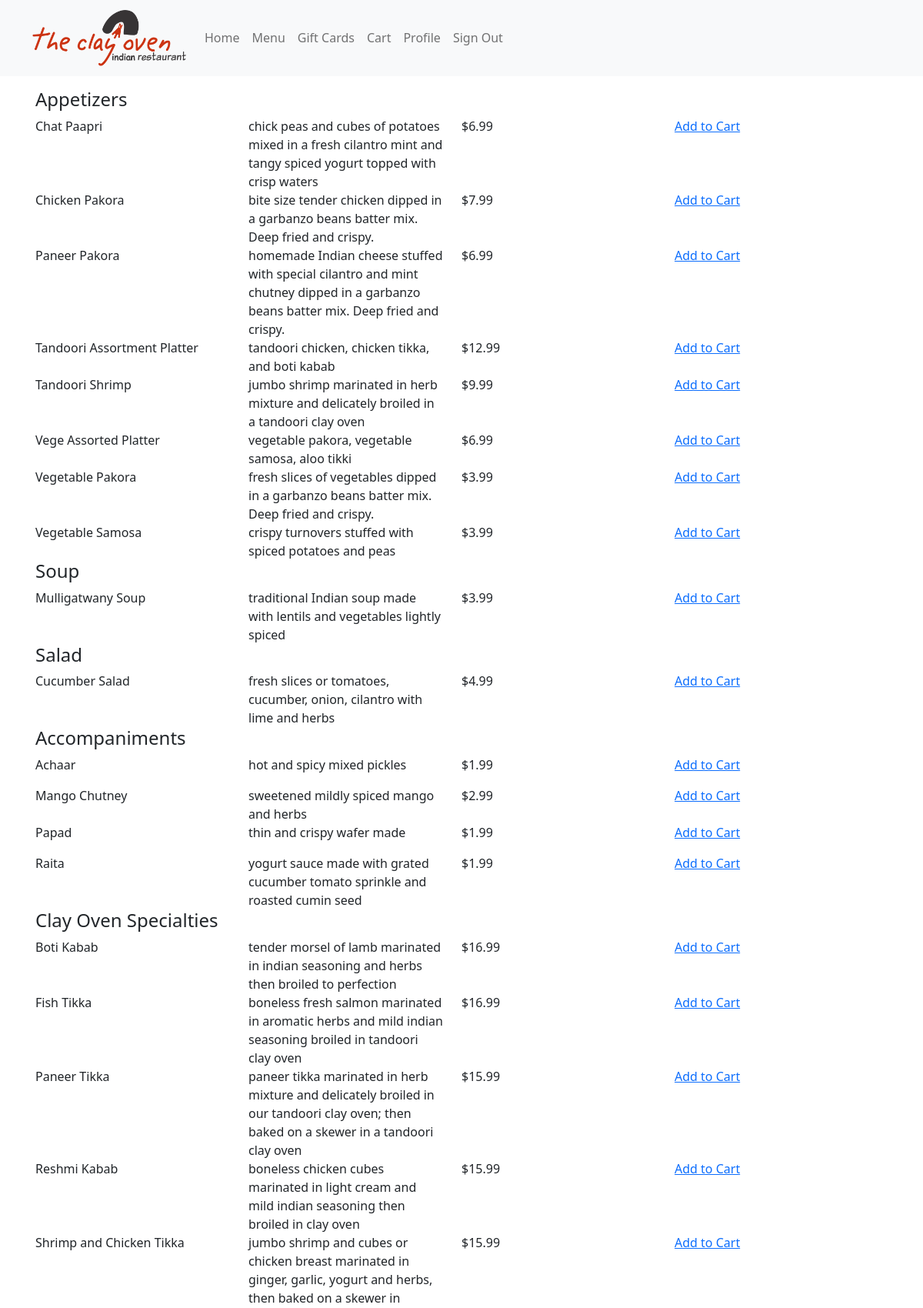
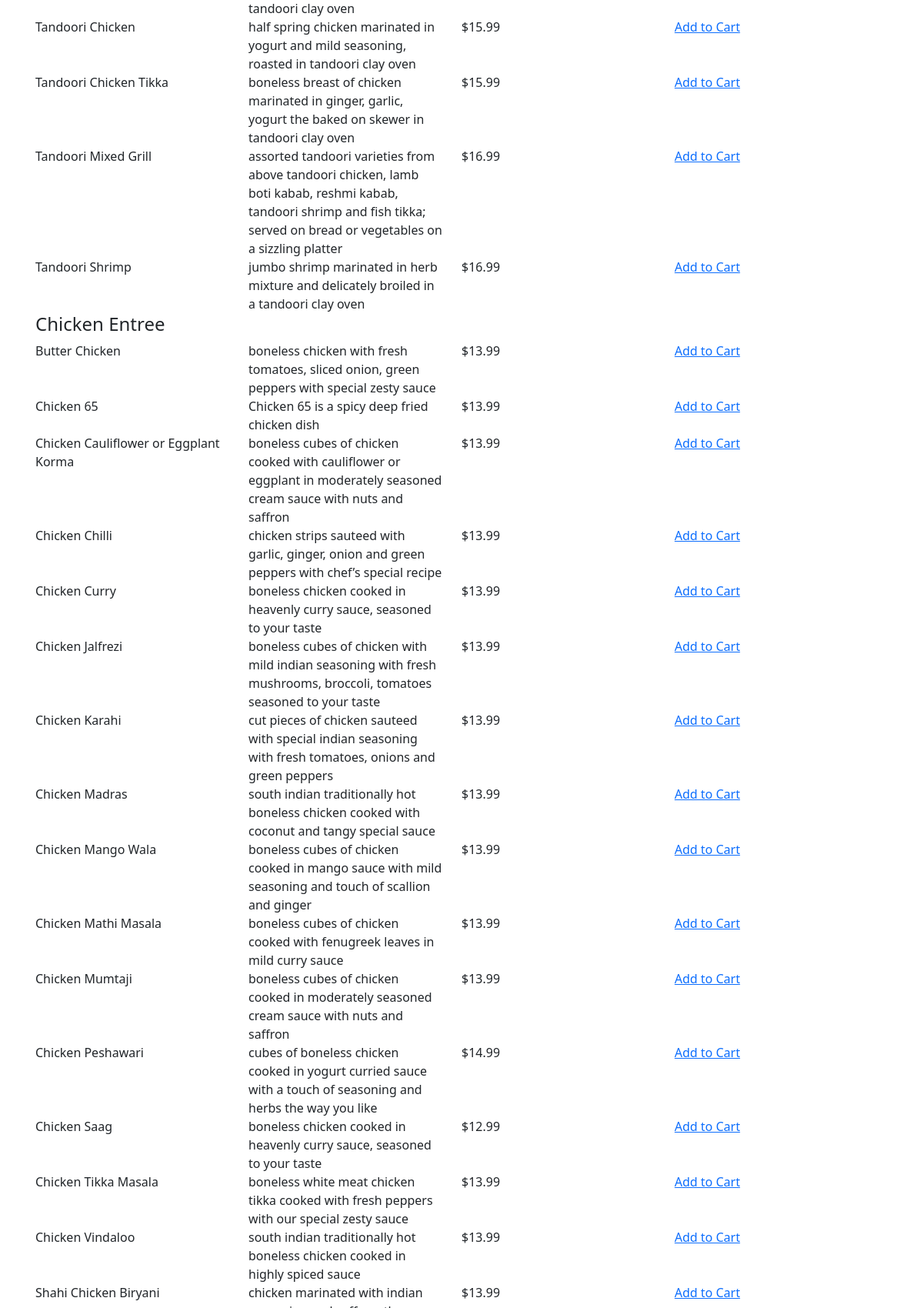
Screenshot of /menu (signed in, upper part) with the database file from the repository (2 pictures, top to bottom).
### tables this page shows
CREATE TABLE category(
'id' INTEGER PRIMARY KEY NOT NULL UNIQUE,
'type' TEXT NOT NULL);

CREATE TABLE items(
id INTEGER PRIMARY KEY AUTOINCREMENT UNIQUE NOT NULL,
item TEXT NOT NULL,
price REAL NOT NULL,
desc TEXT,
categoryID INTEGER NOT NULL,
FOREIGN KEY (categoryID) REFERENCES category(id) 
);

### app.py (the view, shortened to what this page needs)
@app.route("/menu", methods=['GET','POST'])
def menu():
    if request.method == 'GET':
        with connect('restaurant.db') as conn:
            db = conn.cursor()
            res = db.execute('SELECT * FROM menu').fetchall()
            menu = {}
            for i in range(1, 14):
                catg = db.execute('SELECT type FROM category WHERE id=?', [i]).fetchall()[0][0]
                items = {}
                for j in res:
                    if i == j[1]:
                        item = {}
                        result = db.execute('SELECT * FROM items WHERE id = ?', [j[0]]).fetchall()[0]
                        name = result[1]
                        item["price"] = result[2]
                        item["desc"] = result[3]
                        item["id"] = result[0]
                        items.update({name: item})
                menu[catg] = items
            print('\n----------------------')
            """  with open('menu_cleaned.json', 'r') as items:
            menu = json.load(items)
            print(menu) """
        return render_template('menu.html', sesh=session["user"], menu=menu)

### app.py (called while the page is built)
@app.after_request
def after_request(response):
    response.headers["Cache-Control"] = "no-cache, no-store, must-revalidate"
    response.headers["Expires"] = 0
    response.headers["Pragma"] = "no-cache"
    return response

### templates/menu.html (shortened to what this page needs)
{% extends 'layout.html' %}
{% block main %}
    <div class="container p-3">
        {% for i in menu %}
        <div class="row align-items-start">
            <h4>{{i}}</h4>
            {% for j in menu[i]%}
                <div class="row align-items-start">
                    <div class="col">
                        <p>{{j}}</p>
                    </div>
                    <div class="col">
                        {{menu[i][j]["desc"] }}
                    </div>
                    <div class="col">
                        ${{ menu[i][j]["price"]}}
                    </div>
                    {% if sesh != 0 %}
                    <div class ="col">
                        <a href="menu?id={{ menu[i][j]["id"]}}"> Add to Cart</a>
                    </div>
                    {%endif%}
                </div>
            {% endfor %}
        </div>
        {% endfor %}
    </div>
{% endblock %}

### rows the page displays
category: type "Appetizers", type.desc "chick peas and cubes of potatoes mixed in a fresh cilantro mint and tangy spiced yogurt topped with crisp waters", type.price "6.99", type.desc "bite size tender chicken dipped in a garbanzo beans batter mix. Deep fried and crispy.", type.price "7.99", type.desc "homemade Indian cheese stuffed with special cilantro and mint chutney dipped in a garbanzo beans batter mix. Deep fried and crispy.", type.desc "tandoori chicken, chicken tikka, and boti kabab", type.price "12.99", type.desc "jumbo shrimp marinated in herb mixture and delicately broiled in a tandoori clay oven", type.price "9.99", type.desc "vegetable pakora, vegetable samosa, aloo tikki", type.desc "fresh slices of vegetables dipped in a garbanzo beans batter mix. Deep fried and crispy.", type.price "3.99", type.desc "crispy turnovers stuffed with spiced potatoes and peas"
items: item "Chat Paapri"
items: item "Chicken Pakora"
items: item "Paneer Pakora"
items: item "Tandoori Assortment Platter"
items: item "Tandoori Shrimp"
items: item "Vege Assorted Platter"
items: item "Vegetable Pakora"
items: item "Vegetable Samosa"
category: type "Soup", type.desc "traditional Indian soup made with lentils and vegetables lightly spiced", type.price "3.99"
items: item "Mulligatwany Soup"
category: type "Salad", type.desc "fresh slices or tomatoes, cucumber, onion, cilantro with lime and herbs", type.price "4.99"
items: item "Cucumber Salad"
category: type "Accompaniments", type.desc "hot and spicy mixed pickles", type.price "1.99", type.desc "sweetened mildly spiced mango and herbs", type.price "2.99", type.desc "thin and crispy wafer made", type.desc "yogurt sauce made with grated cucumber tomato sprinkle and roasted cumin seed"
items: item "Achaar"
items: item "Mango Chutney"
items: item "Papad"
items: item "Raita"
category: type "Clay Oven Specialties", type.desc "tender morsel of lamb marinated in indian seasoning and herbs then broiled to perfection", type.price "16.99", type.desc "boneless fresh salmon marinated in aromatic herbs and mild indian seasoning broiled in tandoori clay oven", type.desc "paneer tikka marinated in herb mixture and delicately broiled in our tandoori clay oven; then baked on a skewer in a tandoori clay oven", type.price "15.99", type.desc "boneless chicken cubes marinated in light cream and mild indian seasoning then broiled in clay oven", type.desc "jumbo shrimp and cubes or chicken breast marinated in ginger, garlic, yogurt and herbs, then baked on a skewer in tandoori clay oven", type.desc "half spring chicken marinated in yogurt and mild seasoning, roasted in tandoori clay oven", type.desc "boneless breast of chicken marinated in ginger, garlic, yogurt the baked on skewer in tandoori clay oven", type.desc "assorted tandoori varieties from above tandoori chicken, lamb boti kabab, reshmi kabab, tandoori shrimp and fish tikka; served on bread or vegetables on a sizzling platter", type.desc "jumbo shrimp marinated in herb mixture and delicately broiled in a tandoori clay oven"
items: item "Boti Kabab"
items: item "Fish Tikka"
items: item "Paneer Tikka"
items: item "Reshmi Kabab"
items: item "Shrimp and Chicken Tikka"
items: item "Tandoori Chicken"
items: item "Tandoori Chicken Tikka"
items: item "Tandoori Mixed Grill"
items: item "Tandoori Shrimp"
category: type "Chicken Entree", type.desc "boneless chicken with fresh tomatoes, sliced onion, green peppers with special zesty sauce", type.price "13.99", type.desc "Chicken 65 is a spicy deep fried chicken dish", type.desc "boneless cubes of chicken cooked with cauliflower or eggplant in moderately seasoned cream sauce with nuts and saffron", type.desc "chicken strips sauteed with garlic, ginger, onion and green peppers with chef’s special recipe", type.desc "boneless chicken cooked in heavenly curry sauce, seasoned to your taste", type.desc "boneless cubes of chicken with mild indian seasoning with fresh mushrooms, broccoli, tomatoes seasoned to your taste", type.desc "cut pieces of chicken sauteed with special indian seasoning with fresh tomatoes, onions and green peppers", type.desc "south indian traditionally hot boneless chicken cooked with coconut and tangy special sauce", type.desc "boneless cubes of chicken cooked in mango sauce with mild seasoning and touch of scallion and ginger", type.desc "boneless cubes of chicken cooked with fenugreek leaves in mild curry sauce", type.desc "boneless cubes of chicken cooked in moderately seasoned cream sauce with nuts and saffron", type.desc "cubes of boneless chicken cooked in yogurt curried sauce with a touch of seasoning and herbs the way you like", type.price "14.99", type.price "12.99", type.desc "boneless white meat chicken tikka cooked with fresh peppers with our special zesty sauce", type.desc "south indian traditionally hot boneless chicken cooked in highly spiced sauce"
items: item "Butter Chicken"
items: item "Chicken 65"
items: item "Chicken Cauliflower or Eggplant Korma"
items: item "Chicken Chilli"
items: item "Chicken Curry"
items: item "Chicken Jalfrezi"
items: item "Chicken Karahi"
items: item "Chicken Madras"
items: item "Chicken Mango Wala"
items: item "Chicken Mathi Masala"
items: item "Chicken Mumtaji"
items: item "Chicken Peshawari"
items: item "Chicken Saag"
items: item "Chicken Tikka Masala"
items: item "Chicken Vindaloo"
items: item "Shahi Chicken Biryani"
